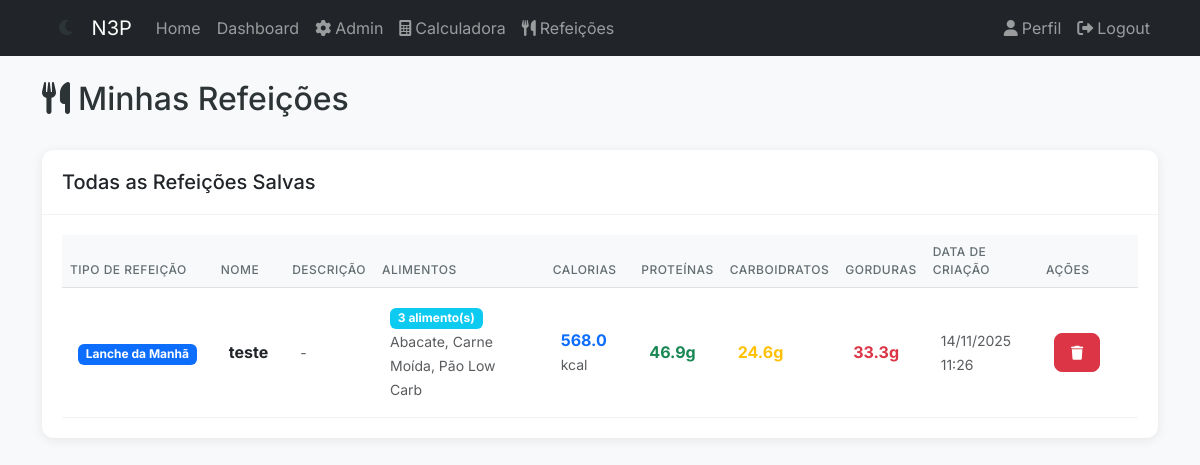
The page /meals (signed in) on the database its author committed.
### app/models/meal_template.py (models this page shows, shortened)
class MealTemplate(db.Model):
    __tablename__ = "meal_templates"
    id = db.Column(db.Integer, primary_key=True)
    name = db.Column(db.String(100), unique=True, nullable=False)
    description = db.Column(db.String(255))
    meal_type = db.Column(db.String(20), nullable=False, index=True)
    created_at = db.Column(db.DateTime, default=datetime.utcnow)
    updated_at = db.Column(
        db.DateTime, default=datetime.utcnow, onupdate=datetime.utcnow
    )
    meals_data = db.Column(db.JSON, nullable=True)

### app/models/food_data.py (models this page shows, shortened)
class FoodData(db.Model):
    __tablename__ = "food_data"
    id = db.Column(db.Integer, primary_key=True)
    code = db.Column(db.String(20), unique=True, nullable=False)  # Food code/identifier
    name = db.Column(db.String(100), nullable=False)  # Food name
    quantity = db.Column(db.Float, nullable=False)  # Default quantity
    calories = db.Column(db.Float, nullable=False)
    proteins = db.Column(db.Float, nullable=False)
    carbs = db.Column(db.Float, nullable=False)
    fats = db.Column(db.Float, nullable=False)

### app/blueprints/main/routes.py (the view)
@bp.route("/meals")
@login_required
def meals():
    templates = MealTemplate.query.order_by(MealTemplate.meal_type, MealTemplate.name).all()
    templates_with_nutrition = []
    for template in templates:
        total_calories = 0
        total_proteins = 0
        total_carbs = 0
        total_fats = 0
        if template.meals_data:
            for food_item in template.meals_data:
                food_code = food_item.get("food_code")
                quantity = food_item.get("quantity", 0)
                if food_code and quantity:
                    food_data = FoodData.query.filter_by(code=food_code).first()
                    if food_data:
                        ratio = quantity / food_data.quantity
                        total_calories += food_data.calories * ratio
                        total_proteins += food_data.proteins * ratio
                        total_carbs += food_data.carbs * ratio
                        total_fats += food_data.fats * ratio
        templates_with_nutrition.append({
            "template": template,
            "nutrition": {
                "calories": round(total_calories, 1),
                "proteins": round(total_proteins, 1),
                "carbs": round(total_carbs, 1),
                "fats": round(total_fats, 1),
            }
        })
    return render_template("main/meals.html", templates_with_nutrition=templates_with_nutrition, MEAL_TYPES=MEAL_TYPES)

### app/__init__.py (called while the page is built)
def create_app(config_class=Config):
    app = Flask(__name__)
    app.config.from_object(config_class)
    db.init_app(app)
    migrate.init_app(app, db)
    login.init_app(app)
    register_blueprints(app)
    from app.models import User
    @login.user_loader
    def load_user(id):
        return User.query.get(int(id))
    return app

### app/templates/main/meals.html (shortened to what this page needs)
{% extends "base.html" %} {% block title %}Refeições{% endblock %} {% block content
%}
<div class="row mb-4">
  <div class="col-md-12">
    <div class="d-flex justify-content-between align-items-center">
      <h2><i class="fas fa-utensils me-2"></i>Minhas Refeições</h2>
    </div>
  </div>
</div>
<div class="row">
  <div class="col-md-12">
    <div class="card">
      <div class="card-header">
        <h5 class="mb-0">Todas as Refeições Salvas</h5>
      </div>
      <div class="card-body">
        {% if templates_with_nutrition %}
        <div class="table-responsive">
          <table class="table table-hover">
            <thead>
              <tr>
                <th>Tipo de Refeição</th>
                <th>Nome</th>
                <th>Descrição</th>
                <th>Alimentos</th>
                <th>Calorias</th>
                <th>Proteínas</th>
                <th>Carboidratos</th>
                <th>Gorduras</th>
                <th>Data de Criação</th>
                <th style="width: 100px">Ações</th>
              </tr>
            </thead>
            <tbody>
              {% for item in templates_with_nutrition %}
              {% set template = item.template %}
              {% set nutrition = item.nutrition %}
              <tr id="meal-row-{{ template.id }}">
                <td>
                  <span class="badge bg-primary"
                    >{{ MEAL_TYPES.get(template.meal_type, template.meal_type) }}</span
                  >
                </td>
                <td><strong>{{ template.name }}</strong></td>
                <td>
                  <small class="text-muted"
                    >{{ template.description or '-' }}</small
                  >
                </td>
                <td>
                  {% if template.meals_data %}
                  <span class="badge bg-info"
                    >{{ template.meals_data|length }} alimento(s)</span
                  >
                  <br />
                  <small class="text-muted">
                    {% for food in template.meals_data[:3] %}
                    {{ food.food_code }}{% if not loop.last %}, {% endif %}
                    {% endfor %}
                  </small>
                  {% else %}
                  <span class="text-muted">Nenhum alimento</span>
                  {% endif %}
                </td>
                <td>
                  <strong class="text-primary">{{ nutrition.calories }}</strong>
                  <small class="text-muted"> kcal</small>
                </td>
                <td>
                  <strong class="text-success">{{ nutrition.proteins }}g</strong>
                </td>
                <td>
                  <strong class="text-warning">{{ nutrition.carbs }}g</strong>
                </td>
                <td>
                  <strong class="text-danger">{{ nutrition.fats }}g</strong>
                </td>
                <td>
                  <small class="text-muted"
                    >{{ template.created_at.strftime('%d/%m/%Y %H:%M') if
                    template.created_at else '-' }}</small
                  >
                </td>
                <td>
                  <button
                    type="button"
                    class="btn btn-sm btn-danger"
                    onclick="deleteMealTemplate({{ template.id }})"
                    title="Excluir refeição"
                    id="delete-btn-{{ template.id }}"
                  >
                    <i class="fas fa-trash"></i>
                  </button>
                </td>
              </tr>
              {% endfor %}
            </tbody>
          </table>
        </div>
        {% else %}
        <div class="alert alert-info text-center">
          <i class="fas fa-info-circle me-2"></i>
          Você ainda não salvou nenhuma refeição.
        </div>
        {% endif %}
      </div>
    </div>
  </div>
</div>
{% endblock %}

### app/templates/base.html (shortened to what this page needs)
<!DOCTYPE html>
<html lang="pt-BR" data-theme="light">
  <head>
    <link
      href="https://cdn.jsdelivr.net/npm/bootstrap@5.3.0/dist/css/bootstrap.min.css"
      rel="stylesheet"
    />
    <link
      rel="stylesheet"
      href="https://cdnjs.cloudflare.com/ajax/libs/font-awesome/6.0.0/css/all.min.css"
    />
    <link
      rel="stylesheet"
      href="{{ url_for('static', filename='css/theme.css') }}"
    />
    <link
      rel="stylesheet"
      href="{{ url_for('static', filename='css/dashboard.css') }}"
    />
    <link
      rel="stylesheet"
      href="{{ url_for('static', filename='css/auth.css') }}"
    />
  </head>
  <body>
    <nav class="navbar navbar-expand-lg navbar-dark bg-dark">
      <div class="container">
        <button
          class="nav-link theme-toggle"
          onclick="toggleTheme()"
          title="Alternar tema"
        >
          <i class="fas fa-moon"></i>
        </button>
        <a class="navbar-brand" href="{{ url_for('main.index') }}">N3P</a>
        <div class="collapse navbar-collapse" id="navbarNav">
          <ul class="navbar-nav me-auto">
            <li class="nav-item">
              <a class="nav-link" href="{{ url_for('main.index') }}">Home</a>
            </li>
            {% if current_user.is_authenticated %}
            <li class="nav-item">
              <a class="nav-link" href="{{ url_for('main.dashboard') }}"
                >Dashboard</a
              >
            </li>
            {% if current_user.admin %}
            <li class="nav-item">
              <a class="nav-link" href="{{ url_for('main.admin_dashboard') }}"
                ><i class="fas fa-cog me-1"></i>Admin</a
              >
            </li>
            {% endif %}
            <li class="nav-item">
              <a class="nav-link" href="{{ url_for('main.calculator') }}"
                ><i class="fas fa-calculator me-1"></i>Calculadora</a
              >
            </li>
            <li class="nav-item">
              <a class="nav-link" href="{{ url_for('main.meals') }}"
                ><i class="fas fa-utensils me-1"></i>Refeições</a
              >
            </li>
            {% endif %}
          </ul>
          <ul class="navbar-nav">
            {% if current_user.is_authenticated %}
            <li class="nav-item">
              <a class="nav-link" href="{{ url_for('auth.profile') }}">
                <i class="fas fa-user me-1"></i>Perfil
              </a>
            </li>
            <li class="nav-item">
              <a class="nav-link" href="{{ url_for('auth.logout') }}">
                <i class="fas fa-sign-out-alt me-1"></i>Logout
              </a>
            </li>
            {% else %}
            <li class="nav-item">
              <a class="nav-link" href="{{ url_for('auth.login') }}">
                <i class="fas fa-sign-in-alt me-1"></i>Login
              </a>
            </li>
            {% endif %}
          </ul>
        </div>
      </div>
    </nav>
    <div class="container mt-4">{% block content %}{% endblock %}</div>
  </body>
</html>

### app/static/css/theme.css (style rules this page uses)
:root { --primary-color: #b4d957; --primary-light: #d4e9a5; --primary-dark: #9fc748; --secondary-color: #ff7f6b; --secondary-dark: #ff6b54; --bg-color: #ffffff; --bg-secondary: #f8f9fa; --text-color: #212529; --text-muted: #6c757d; --border-color: #dee2e6; --shadow-sm: 0 2px 4px rgba(0, 0, 0, 0.05); --shadow-md: 0 4px 6px rgba(0, 0, 0, 0.1); --shadow-lg: 0 6px 20px rgba(0, 0, 0, 0.1); --card-bg: #ffffff; --input-bg: #ffffff; --border-radius: 0.5rem; --transition: all 0.3s ease; --scale: scale(1.02); --scale-btn: scale(1.05); }
body { background-color: var(--bg-color); color: var(--text-color); font-family: "Inter", -apple-system, BlinkMacSystemFont, sans-serif; line-height: 1.5; margin: 0; padding: 0; transition: background-color 0.3s ease, color 0.3s ease; }
.card { background: var(--card-bg); border-radius: var(--border-radius); border: none; box-shadow: var(--shadow-sm); transition: var(--transition); margin-bottom: 1.5rem; }
.card-header { background: transparent; border-bottom: 1px solid var(--border-color); padding: 1.25rem; }
.card-body { padding: 1.25rem; }
.btn { border-radius: var(--border-radius); font-weight: 500; padding: 0.5rem 1rem; transition: var(--transition); position: relative; overflow: hidden; }
.table { margin-bottom: 0; }
.table th { border-top: none; color: var(--text-muted); font-weight: 500; text-transform: uppercase; font-size: 0.75rem; letter-spacing: 0.5px; }
.table td { vertical-align: middle; padding: 1rem; border-color: var(--border-color); }
.theme-toggle { background: none; border: none; color: var(--text-color); padding: 0.5rem 0; margin: 0 1rem; cursor: pointer; transition: var(--transition); display: flex; align-items: center; justify-content: center; line-height: 1.5; }
.theme-toggle i { font-size: 1.1rem; vertical-align: middle; }

### app/static/css/dashboard.css (style rules this page uses)
:root { --primary-color: #b4d957; --primary-light: #d4e9a5; --secondary-color: #ff7a5c; --text-color: #2d3436; --text-muted: #636e72; --background-color: #f8f9fa; --card-background: #ffffff; --border-radius: 12px; --shadow: 0 2px 12px rgba(0, 0, 0, 0.08); --transition: all 0.3s ease; --scale: scale(1.02); --scale-btn: scale(1.05); }
body { background-color: var(--background-color); color: var(--text-color); font-family: "Inter", -apple-system, BlinkMacSystemFont, sans-serif; line-height: 1.5; margin: 0; padding: 0; }
.card { background: var(--card-background); border-radius: var(--border-radius); border: none; box-shadow: var(--shadow); transition: var(--transition); margin-bottom: 1.5rem; animation: slideIn 0.5s ease-out; }
.card-header { background: transparent; border-bottom: 1px solid rgba(0, 0, 0, 0.05); padding: 1.25rem; }
.card-body { padding: 1.25rem; }
.btn { border-radius: 8px; font-weight: 500; padding: 0.5rem 1rem; transition: var(--transition); position: relative; overflow: hidden; }
.btn::after { content: ""; position: absolute; top: 50%; left: 50%; width: 5px; height: 5px; background: rgba(255, 255, 255, 0.5); opacity: 0; border-radius: 100%; transform: scale(1, 1) translate(-50%); transform-origin: 50% 50%; }
.table { margin-bottom: 0; }
.table th { border-top: none; color: var(--text-muted); font-weight: 500; text-transform: uppercase; font-size: 0.75rem; letter-spacing: 0.5px; }
.table td { vertical-align: middle; padding: 1rem; border-color: rgba(0, 0, 0, 0.05); }
.table th { border-top: none; background-color: #f8f9fa; }
.table-responsive { overflow: visible !important; }

### rows shown on the page
MealTemplate: get "Lanche da Manhã", name "teste", description "-", created_at "14/11/2025 11:26"
FoodData: food_code "Abacate"
FoodData: food_code "Carne Moída"
FoodData: food_code "Pão Low Carb"

### other values the page prints
{{ template.meals_data|length }} "3"
{{ nutrition.calories }} "568.0"
{{ nutrition.proteins }} "46.9"
{{ nutrition.carbs }} "24.6"
{{ nutrition.fats }} "33.3"
